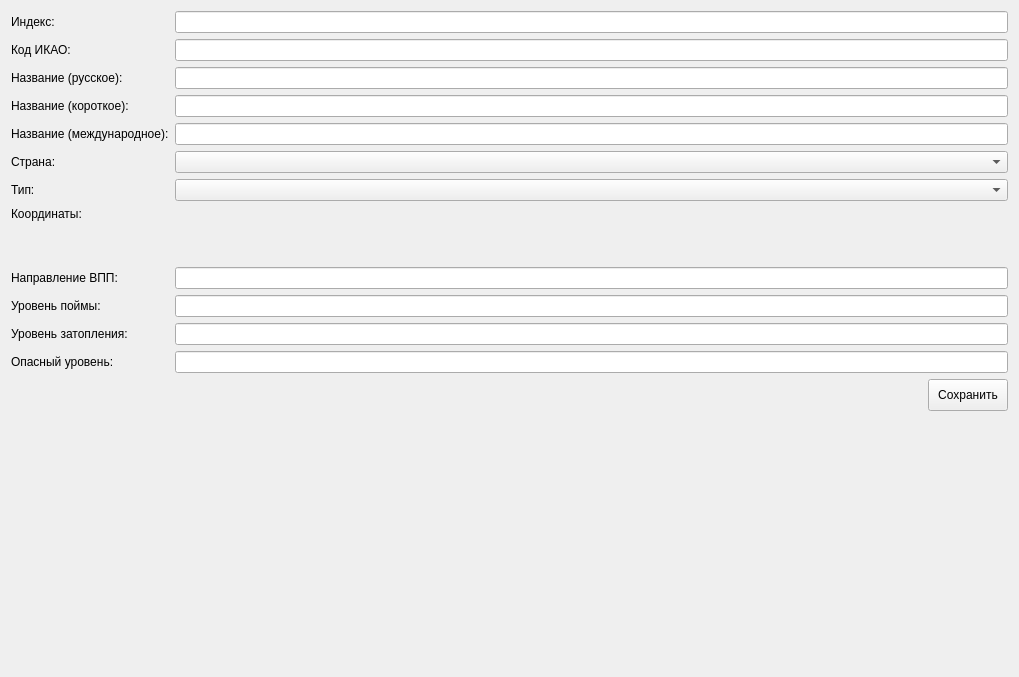
<?xml version="1.0" encoding="UTF-8"?>
<ui version="4.0">
 <class>StationDetailsWidget</class>
 <widget class="QWidget" name="StationDetailsWidget">
  <property name="geometry">
   <rect>
    <x>0</x>
    <y>0</y>
    <width>1019</width>
    <height>677</height>
   </rect>
  </property>
  <property name="windowTitle">
   <string>Станция</string>
  </property>
  <layout class="QVBoxLayout" name="verticalLayout_2">
   <item>
    <layout class="QGridLayout" name="gridLayout">
     <item row="0" column="0">
      <widget class="QLabel" name="label_2">
       <property name="text">
        <string>Индекс:</string>
       </property>
      </widget>
     </item>
     <item row="0" column="1">
      <widget class="QLineEdit" name="indexLineEdit"/>
     </item>
     <item row="1" column="0">
      <widget class="QLabel" name="label">
       <property name="text">
        <string>Код ИКАО:</string>
       </property>
      </widget>
     </item>
     <item row="1" column="1">
      <widget class="QLineEdit" name="ccccLineEdit"/>
     </item>
     <item row="2" column="0">
      <widget class="QLabel" name="label_4">
       <property name="text">
        <string>Название (русское):</string>
       </property>
      </widget>
     </item>
     <item row="2" column="1">
      <widget class="QLineEdit" name="nameRuLineEdit"/>
     </item>
     <item row="3" column="0">
      <widget class="QLabel" name="label_8">
       <property name="text">
        <string>Название (короткое):</string>
       </property>
      </widget>
     </item>
     <item row="3" column="1">
      <widget class="QLineEdit" name="nameShortLineEdit"/>
     </item>
     <item row="4" column="0">
      <widget class="QLabel" name="label_3">
       <property name="text">
        <string>Название (международное):</string>
       </property>
      </widget>
     </item>
     <item row="4" column="1">
      <widget class="QLineEdit" name="nameEnLineEdit"/>
     </item>
     <item row="5" column="0">
      <widget class="QLabel" name="label_5">
       <property name="text">
        <string>Страна:</string>
       </property>
      </widget>
     </item>
     <item row="5" column="1">
      <widget class="QComboBox" name="countryComboBox">
       <property name="editable">
        <bool>false</bool>
       </property>
       <property name="insertPolicy">
        <enum>QComboBox::NoInsert</enum>
       </property>
      </widget>
     </item>
     <item row="6" column="0">
      <widget class="QLabel" name="label_6">
       <property name="text">
        <string>Тип:</string>
       </property>
      </widget>
     </item>
     <item row="6" column="1">
      <widget class="QComboBox" name="stationTypeComboBox">
       <property name="editable">
        <bool>false</bool>
       </property>
       <property name="insertPolicy">
        <enum>QComboBox::NoInsert</enum>
       </property>
      </widget>
     </item>
     <item row="8" column="0">
      <widget class="QLabel" name="label_9">
       <property name="text">
        <string>Направление ВПП:</string>
       </property>
      </widget>
     </item>
     <item row="8" column="1">
      <widget class="QLineEdit" name="airstripDirectionLineEdit"/>
     </item>
     <item row="9" column="0">
      <widget class="QLabel" name="label_11">
       <property name="text">
        <string>Уровень поймы:</string>
       </property>
      </widget>
     </item>
     <item row="9" column="1">
      <widget class="QLineEdit" name="poimaLevelLineEdit"/>
     </item>
     <item row="10" column="0">
      <widget class="QLabel" name="label_10">
       <property name="text">
        <string>Уровень затопления:</string>
       </property>
      </widget>
     </item>
     <item row="10" column="1">
      <widget class="QLineEdit" name="floodLevelLineEdit"/>
     </item>
     <item row="11" column="0">
      <widget class="QLabel" name="label_12">
       <property name="text">
        <string>Опасный уровень:</string>
       </property>
      </widget>
     </item>
     <item row="11" column="1">
      <widget class="QLineEdit" name="dangerLevelLineEdit"/>
     </item>
     <item row="13" column="0" colspan="2">
      <layout class="QHBoxLayout" name="horizontalLayout">
       <item>
        <spacer name="horizontalSpacer">
         <property name="orientation">
          <enum>Qt::Horizontal</enum>
         </property>
         <property name="sizeHint" stdset="0">
          <size>
           <width>508</width>
           <height>20</height>
          </size>
         </property>
        </spacer>
       </item>
       <item>
        <widget class="QPushButton" name="saveChangesPushButton">
         <property name="minimumSize">
          <size>
           <width>0</width>
           <height>32</height>
          </size>
         </property>
         <property name="toolTip">
          <string>&lt;html&gt;&lt;head/&gt;&lt;body&gt;&lt;p&gt;Сохранить изменения&lt;/p&gt;&lt;/body&gt;&lt;/html&gt;</string>
         </property>
         <property name="text">
          <string>Сохранить</string>
         </property>
        </widget>
       </item>
      </layout>
     </item>
     <item row="7" column="1">
      <widget class="GeoPointEditor" name="geoPointEditor">
       <property name="sizePolicy">
        <sizepolicy hsizetype="Preferred" vsizetype="Preferred">
         <horstretch>0</horstretch>
         <verstretch>0</verstretch>
        </sizepolicy>
       </property>
       <property name="oneLine">
        <bool>false</bool>
       </property>
      </widget>
     </item>
     <item row="7" column="0">
      <layout class="QVBoxLayout" name="verticalLayout">
       <item>
        <widget class="QLabel" name="label_13">
         <property name="text">
          <string>Координаты:</string>
         </property>
        </widget>
       </item>
       <item>
        <spacer name="verticalSpacer">
         <property name="orientation">
          <enum>Qt::Vertical</enum>
         </property>
         <property name="sizeType">
          <enum>QSizePolicy::Expanding</enum>
         </property>
         <property name="sizeHint" stdset="0">
          <size>
           <width>20</width>
           <height>40</height>
          </size>
         </property>
        </spacer>
       </item>
      </layout>
     </item>
    </layout>
   </item>
   <item>
    <spacer name="verticalSpacer_2">
     <property name="orientation">
      <enum>Qt::Vertical</enum>
     </property>
     <property name="sizeHint" stdset="0">
      <size>
       <width>20</width>
       <height>40</height>
      </size>
     </property>
    </spacer>
   </item>
  </layout>
 </widget>
 <customwidgets>
  <customwidget>
   <class>GeoPointEditor</class>
   <extends>QWidget</extends>
   <header location="global">meteo/commons/ui/custom/geopointeditor.h</header>
  </customwidget>
 </customwidgets>
 <resources/>
 <connections/>
</ui>
